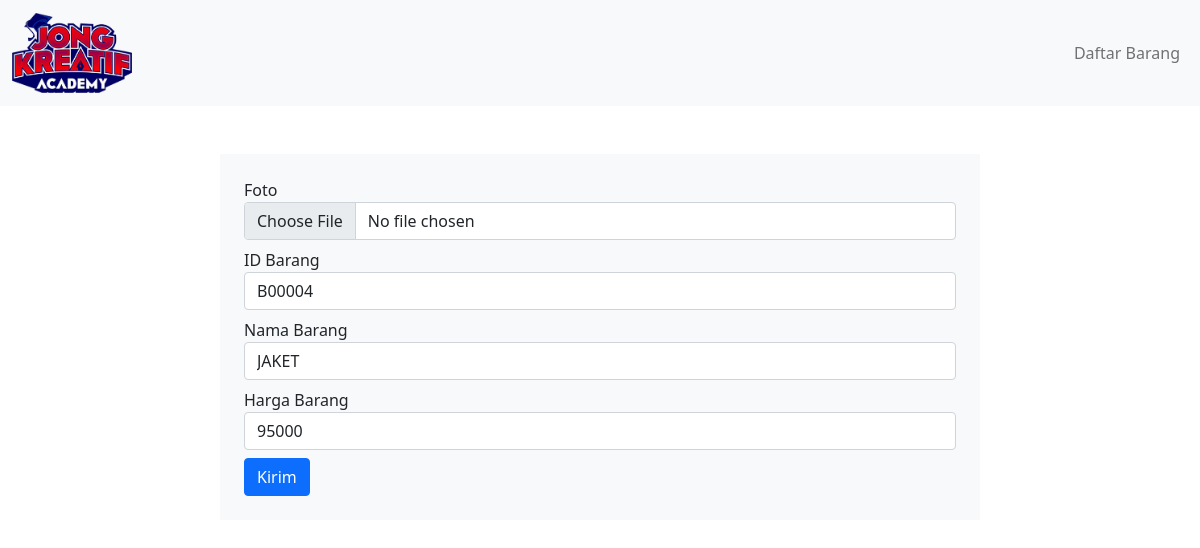
Page /form_edit.php?id_barang=B00004 on the committed database.
### tables this page shows
CREATE TABLE `barang` (
  `id_barang` varchar(6) NOT NULL,
  `harga` int(10) DEFAULT NULL,
  `nama_barang` varchar(50) DEFAULT NULL,
  `foto` text DEFAULT NULL
);

### form_edit.php (the view, shortened to what this page needs)
<?php
require_once("connection.php");
if( isset($_GET["id_barang"])) $id_barang = $_GET["id_barang"];
else echo "ID Barang tidak ditemukan! <a href='index.php'>Kembali</a>";
$query = "SELECT * FROM barang  WHERE  id_barang ='{$id_barang}'";
$result = mysqli_query($mysqli, $query);
foreach( $result as $barang){
    $id_barang = $barang["id_barang"];
    $nama_barang = $barang["nama_barang"];
    $harga = $barang["harga"];
}
?>
<!DOCTYPE html>
<html lang="en">
<head>
    <link href="https://cdn.jsdelivr.net/npm/bootstrap@5.1.3/dist/css/bootstrap.min.css" rel="stylesheet">
    <link rel="stylesheet" href="https://cdn.jsdelivr.net/npm/bootstrap-icons@1.5.0/font/bootstrap-icons.css">
    <link href="style.css" rel="stylesheet" />
</head>
<body>
    <?php
    require('navbar.php');
    ?>
   <div id="form" class="pt-5">
        <div class="container">
            <div class="row d-flex justify-content-center">
                <div class="col col-8 p-4 bg-light">
                    <form action="action_edit.php" method="POST" enctype="multipart/form-data">
                        <div class="form-group mb-2">
                            <label for="foto">Foto</label>
                            <input name="foto" id="foto" class="form-control" type="file">
                        </div>
                        <div class="form-group mb-2">
                            <label for="id_barang">ID Barang</label>
                            <input name="id_barang" id="id_barang" value="<?=$id_barang?>" class="form-control" type="text" placeholder="ID Barang" required>
                        </div>
                        <div class="form-group mb-2">
                            <label for="name">Nama Barang</label>
                            <input name="nama_barang" id="name" value="<?=$nama_barang?>" class="form-control" type="text" placeholder="Nama Barang" required>
                        </div>
                        <div class="form-group mb-2">
                            <label for="name">Harga Barang</label>
                            <input name="harga" id="tmp_lahir" value="<?=$harga?>" class="form-control" type="text" placeholder="Harga Barang" required>
                        </div>
                        <input name="submit" type="submit" value="Kirim" class="btn btn-primary ">
                    </form>
                </div>
            </div>
        </div>
    </div>
</body>
</html>

### rows in the picture
barang: id_barang "B00004", nama_barang "JAKET", harga "95000"
